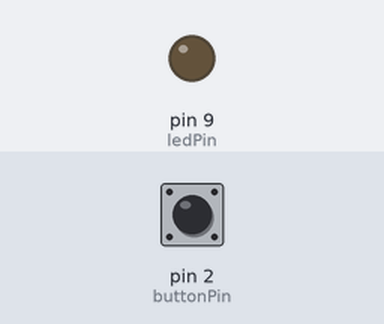
This sketch was run on a simulated Arduino Uno, built with avr-gcc and run on an emulated ATmega328P. On the bench: output pins drawn as LEDs (lit = HIGH). The test bench sets the inputs (shaded band); at power-on: pin 2 (buttonPin) LOW. No radio packets arrive unless stated; what the sketch prints to the serial monitor is not drawn.

Above: at 2.2 s.
2.3 s: pin 2 (buttonPin) pulled HIGH for 1 s
At 2.8 s:
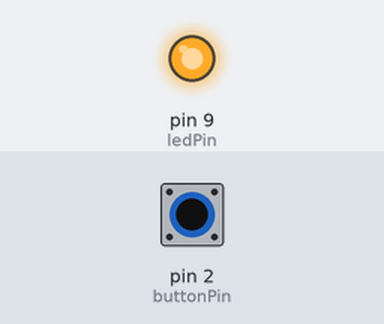
5.0 s: pin 2 (buttonPin) pulled HIGH for 3.2 s
At 8.5 s:
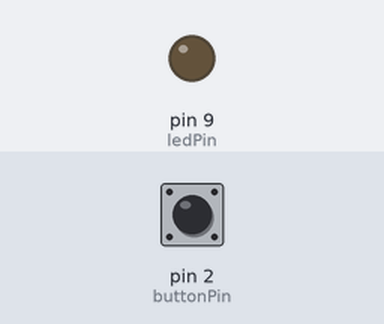
Timing chart, 0 to 10.0 s (numbered marks = the images above; inputs shaded):
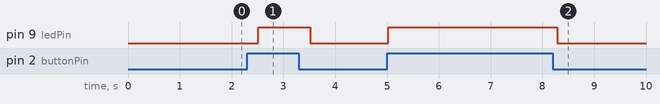

Measured:
- after the input at 2.3 s, pin 9 (ledPin): LOW → HIGH after 0.21 s, → LOW 1.0 s later
- after the input at 5.0 s, pin 9 (ledPin): LOW → HIGH at once, → LOW 3.3 s later

The sketch:

multibutton_node2.ino
```cpp
#include <SPI.h>
#include "RF24.h"

RF24 radio(7,8);

const uint64_t b_pipes[6] = {0x0F0F0F0F11LL, 0x0F0F0F0F22LL};
const uint64_t n_pipes[6] = {0x1F1F1F1F11LL, 0x1F1F1F1F22LL};

int buttonPin = 2;
int ledPin = 9;
int choice;
bool isGoal = false;
int time_wait;
bool timeout;

void setup() {

  pinMode(buttonPin, INPUT);
  pinMode(ledPin, OUTPUT);

  Serial.begin(115200);
  delay(1000);

  radio.begin();
  radio.setChannel(108);

  radio.setPALevel(RF24_PA_MIN);

  radio.openReadingPipe(1, b_pipes[1]);
  radio.startListening();
  Serial.println("Ready to go");

}

void loop() {

//  Serial.println("loop");

  time_wait = millis();
  timeout = false;
  while(!radio.available() && !timeout){
    if(millis() - time_wait > 250){
      timeout = true;
    }
  }

  isGoal = digitalRead(buttonPin);

  if(!timeout){
    while(radio.available()){
      radio.read( &choice, sizeof(choice) );
    }

    radio.stopListening();
    radio.openWritingPipe(n_pipes[1]);

    radio.write( &isGoal, sizeof(isGoal) );

    radio.startListening();
  }

  digitalWrite(ledPin, isGoal);

}
```
